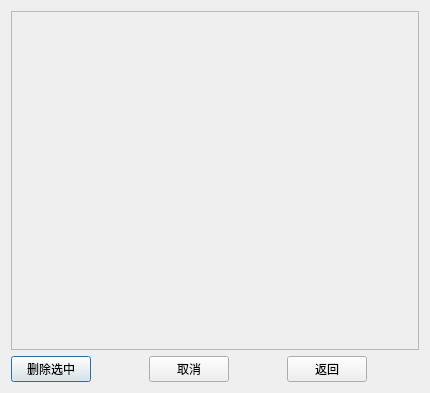
<?xml version="1.0" encoding="UTF-8"?>
<ui version="4.0">
 <class>Dialog</class>
 <widget class="QDialog" name="Dialog">
  <property name="geometry">
   <rect>
    <x>0</x>
    <y>0</y>
    <width>430</width>
    <height>393</height>
   </rect>
  </property>
  <property name="windowTitle">
   <string>删除笔记</string>
  </property>
  <property name="windowIcon">
   <iconset>
    <normalon>:/icon/delete.jpg</normalon>
   </iconset>
  </property>
  <property name="styleSheet">
   <string notr="true">QPushButton
{
	font: 15pt &quot;微软雅黑&quot;;
}
QLabel{
	font: 15pt &quot;微软雅黑&quot;;
}
QLineEdit{
	font: 15pt &quot;微软雅黑&quot;;
}
QCheckBox{
	font: 15pt &quot;微软雅黑&quot;;
}
</string>
  </property>
  <layout class="QVBoxLayout" name="verticalLayout_2" stretch="0,0">
   <property name="leftMargin">
    <number>11</number>
   </property>
   <property name="topMargin">
    <number>11</number>
   </property>
   <property name="rightMargin">
    <number>11</number>
   </property>
   <property name="bottomMargin">
    <number>11</number>
   </property>
   <item>
    <widget class="QScrollArea" name="scrollArea">
     <property name="widgetResizable">
      <bool>true</bool>
     </property>
     <widget class="QWidget" name="files1">
      <property name="geometry">
       <rect>
        <x>0</x>
        <y>0</y>
        <width>406</width>
        <height>319</height>
       </rect>
      </property>
      <layout class="QVBoxLayout" name="verticalLayout_3">
       <item>
        <layout class="QVBoxLayout" name="files"/>
       </item>
      </layout>
     </widget>
    </widget>
   </item>
   <item>
    <layout class="QHBoxLayout" name="horizontalLayout">
     <property name="rightMargin">
      <number>0</number>
     </property>
     <item>
      <widget class="QPushButton" name="del">
       <property name="maximumSize">
        <size>
         <width>150</width>
         <height>50</height>
        </size>
       </property>
       <property name="text">
        <string>删除选中</string>
       </property>
      </widget>
     </item>
     <item>
      <spacer name="horizontalSpacer">
       <property name="orientation">
        <enum>Qt::Horizontal</enum>
       </property>
       <property name="sizeHint" stdset="0">
        <size>
         <width>40</width>
         <height>20</height>
        </size>
       </property>
      </spacer>
     </item>
     <item>
      <widget class="QPushButton" name="cancel">
       <property name="maximumSize">
        <size>
         <width>100</width>
         <height>50</height>
        </size>
       </property>
       <property name="text">
        <string>取消</string>
       </property>
      </widget>
     </item>
     <item>
      <spacer name="horizontalSpacer_4">
       <property name="orientation">
        <enum>Qt::Horizontal</enum>
       </property>
       <property name="sizeHint" stdset="0">
        <size>
         <width>40</width>
         <height>20</height>
        </size>
       </property>
      </spacer>
     </item>
     <item>
      <widget class="QPushButton" name="back">
       <property name="maximumSize">
        <size>
         <width>100</width>
         <height>50</height>
        </size>
       </property>
       <property name="text">
        <string>返回</string>
       </property>
      </widget>
     </item>
     <item>
      <spacer name="horizontalSpacer_3">
       <property name="orientation">
        <enum>Qt::Horizontal</enum>
       </property>
       <property name="sizeHint" stdset="0">
        <size>
         <width>40</width>
         <height>20</height>
        </size>
       </property>
      </spacer>
     </item>
    </layout>
   </item>
  </layout>
 </widget>
 <resources/>
 <connections/>
</ui>
